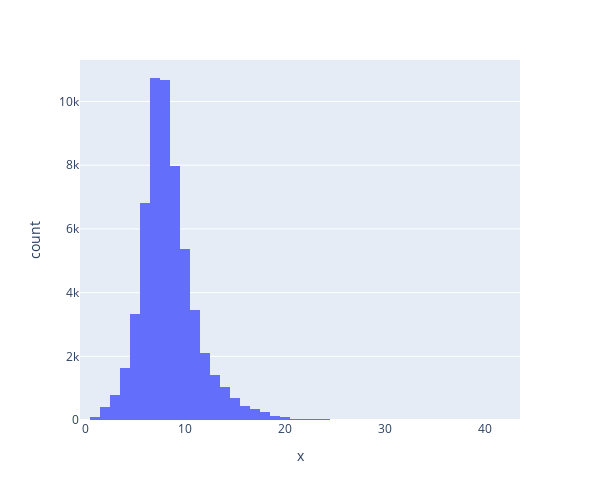

Notebook code for this chart:
### Markdown cell above
# Which Subjects have received the most News Coverage?

### Code cell
maxlen = -1
for doc in df[df.target == 1].clean_joined_title:
    tokens = nltk.word_tokenize(doc)
    if(maxlen<len(tokens)):
        maxlen = len(tokens)
print("The maximum number of words in a title of real news is =", maxlen)
fig = px.histogram(x = [len(nltk.word_tokenize(x)) for x in df[df.target == 1].clean_joined_title], nbins = 50, height= 500,width = 600)

fig.show()

### Figure 1 — Plotly figure (JSON) as saved in the notebook; plotly's stock layout.template omitted (floating-point values rounded to 4 significant figures; data arrays with more than 128 entries replaced by an {"elided": "..."} marker saying what was removed)
{"data": [{"alignmentgroup": "True", "bingroup": "x", "hovertemplate": "x=%{x}<br>count=%{y}<extra></extra>", "legendgroup": "", "marker": {"color": "#636efa", "pattern": {"shape": ""}}, "name": "", "nbinsx": 50, "offsetgroup": "", "orientation": "v", "showlegend": false, "type": "histogram", "x": {"elided": "57926 int values"}, "xaxis": "x", "yaxis": "y"}], "layout": {"barmode": "relative", "height": 500, "legend": {"tracegroupgap": 0}, "margin": {"t": 60}, "width": 600, "xaxis": {"anchor": "y", "domain": [0, 1], "title": {"text": "x"}}, "yaxis": {"anchor": "x", "domain": [0, 1], "title": {"text": "count"}}}}
